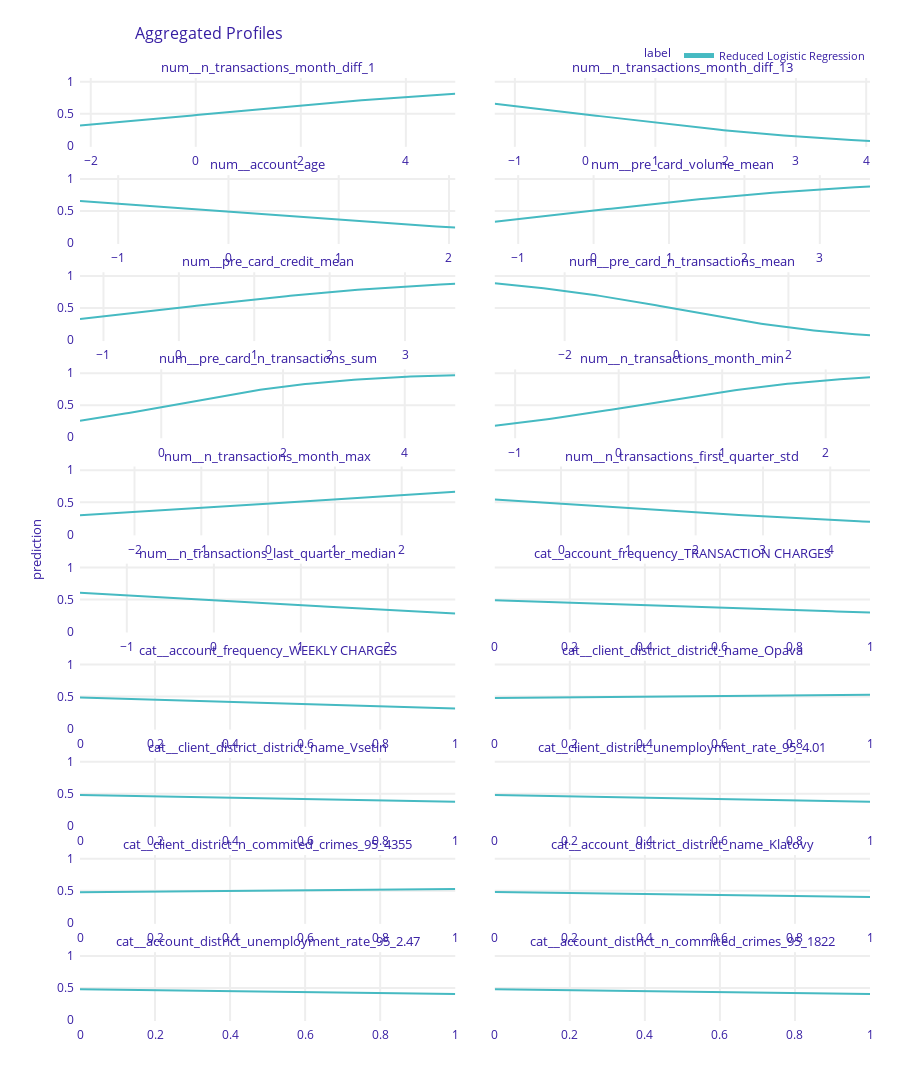

Source (notebook cell):
### Code cell
# plot partial dependence plot
pd_rf = explainer.model_profile()

pd_rf.plot()
